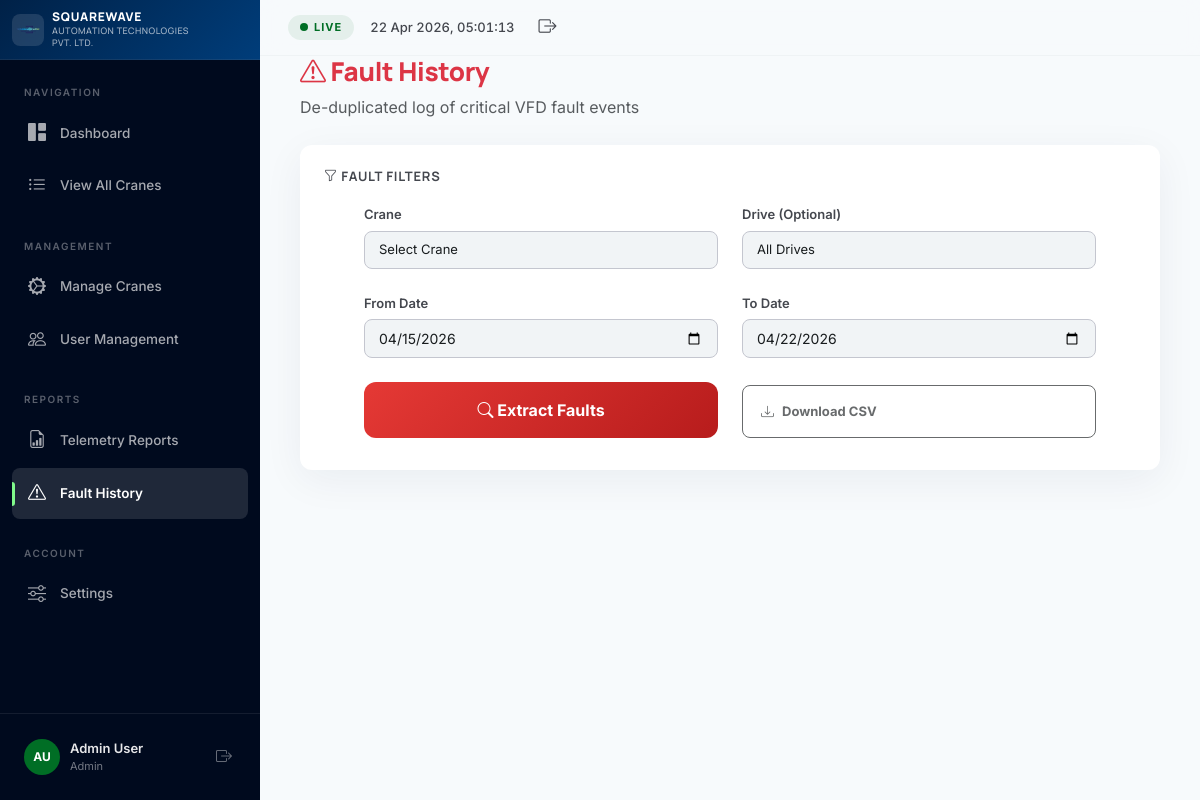
The page /fault_reports.php (signed in) on the database its author committed.
### tables this page shows
CREATE TABLE IF NOT EXISTS users (
    id INT AUTO_INCREMENT PRIMARY KEY,
    username VARCHAR(50) NOT NULL UNIQUE,
    email VARCHAR(100) DEFAULT NULL UNIQUE,
    password_hash VARCHAR(255) NOT NULL,
    display_name VARCHAR(100) DEFAULT 'New User',
    role ENUM('developer','admin','user') DEFAULT 'user',
    created_at DATETIME DEFAULT CURRENT_TIMESTAMP,
    updated_at DATETIME DEFAULT CURRENT_TIMESTAMP ON UPDATE CURRENT_TIMESTAMP
);

### includes/auth.php (called while the page is built, shortened)
<?php
function isLoggedIn() {
    return isset($_SESSION['user_id']) && !empty($_SESSION['user_id']);
}
function getCurrentUser() {
    static $user = null;
    if ($user !== null) return $user;
    try {
        $pdo = getDbConnection();
        $stmt = $pdo->prepare("SELECT id, username, email, display_name, role FROM users WHERE id = :id");
        $stmt->execute([':id' => $_SESSION['user_id']]);
        $user = $stmt->fetch();
        return $user;
    } catch (PDOException $e) {
        return null;
    }
}
?>

### fault_reports.php (the view, shortened to what this page needs)
<?php
require_once 'includes/auth.php';
$craneId = $_GET['crane_id'] ?? '';
$driveFilter = $_GET['drive'] ?? 'all';
$fromDate = $_GET['from'] ?? date('Y-m-d', strtotime('-7 days'));
$toDate = $_GET['to'] ?? date('Y-m-d');
$currentUserData = getCurrentUser();
$totalEvents = 0;
?>
<?php require_once 'includes/header.php'; ?>
<?php require_once 'includes/sidebar.php'; ?>
<div class="row mb-4 align-items-center">
    <div class="col">
        <h1 class="page-title text-danger">
            <i class="bi bi-exclamation-triangle"></i> Fault History
        </h1>
        <p class="text-muted mb-0">De-duplicated log of critical VFD fault events</p>
    </div>
</div>
<div class="row g-4 mb-4">
    <div class="col-12">
        <div class="data-card" id="fault-report-preview">
            <h3 class="card-title text-uppercase"><i class="bi bi-funnel"></i> Fault Filters</h3>
            <form method="GET" action="fault_reports.php" class="report-filter-form">
                <div class="row g-3 align-items-end">
                    <div class="col-md-6 mb-2">
                        <label class="settings-label" for="filter-crane">Crane</label>
                        <select class="form-select form-input-custom py-2" id="filter-crane" name="crane_id" required>
                            <option value="">Select Crane</option>
                        </select>
                    </div>
                    <div class="col-md-6 mb-2">
                        <label class="settings-label" for="filter-drive">Drive (Optional)</label>
                        <select class="form-select form-input-custom py-2" id="filter-drive" name="drive">
                            <option value="all" <?php echo $driveFilter==='all'?'selected':''; ?>>All Drives</option>
                        </select>
                    </div>
                    <div class="col-md-6 mb-2">
                        <label class="settings-label" for="filter-from">From Date</label>
                        <input type="date" class="form-control form-input-custom py-2" id="filter-from" name="from" value="<?php echo $fromDate; ?>">
                    </div>
                    <div class="col-md-6 mb-2">
                        <label class="settings-label" for="filter-to">To Date</label>
                        <input type="date" class="form-control form-input-custom py-2" id="filter-to" name="to" value="<?php echo $toDate; ?>">
                    </div>
                    <div class="col-md-6 mb-2">
                        <button type="submit" class="btn btn-danger w-100 py-3" style="font-weight: 700; border-radius:12px; border:none; background: linear-gradient(135deg, #e53935 0%, #b71c1c 100%); color:white;">
                            <i class="bi bi-search"></i> Extract Faults
                        </button>
                    </div>
                    <div class="col-md-6 mb-2">
                        <?php if ($craneId && $totalEvents > 0): ?>
                        <a href="fault_reports.php?crane_id=<?php echo urlencode($craneId); ?>&drive=<?php echo $driveFilter; ?>&from=<?php echo $fromDate; ?>&to=<?php echo $toDate; ?>&export=csv"
                           class="btn btn-success-gradient w-100 py-3" style="font-weight: 700;">
                            <i class="bi bi-download"></i> Download CSV
                        </a>
                        <?php else: ?>
                        <button class="btn btn-outline-action w-100 py-3" disabled style="font-weight: 700;">
                            <i class="bi bi-download"></i> Download CSV
                        </button>
                        <?php endif; ?>
                    </div>
                </div>
            </form>
        </div>
    </div>
</div>
<?php require_once 'includes/footer.php'; ?>

### includes/sidebar.php (shortened to what this page needs)
<aside class="sidebar" id="sidebar">
    <div class="sidebar-logo">
        <div class="logo-img-wrap">
            <img src="assets/logo.png" alt="SquareWave Logo" class="sidebar-logo-img">
        </div>
        <div class="logo-text">
            <span class="logo-brand">SQUAREWAVE</span>
            <span class="logo-sub">AUTOMATION TECHNOLOGIES PVT. LTD.</span>
        </div>
    </div>
    <nav class="sidebar-nav">
        <div class="nav-section-label">Navigation</div>
        <ul class="nav flex-column">
            <li class="nav-item">
                <a class="nav-link <?php echo basename($_SERVER['PHP_SELF']) === 'dashboard.php' ? 'active' : ''; ?>" href="dashboard.php" id="nav-dashboard">
                    <i class="bi bi-grid-1x2-fill"></i>
                    <span>Dashboard</span>
                </a>
            </li>
            <li class="nav-item">
                <a class="nav-link <?php echo basename($_SERVER['PHP_SELF']) === 'cranes.php' ? 'active' : ''; ?>" href="cranes.php" id="nav-cranes">
                    <i class="bi bi-list-ul"></i>
                    <span>View All Cranes</span>
                </a>
            </li>
        </ul>
        <?php $__sidebarUser = getCurrentUser(); ?>
        <?php if ($__sidebarUser && in_array($__sidebarUser['role'], ['developer', 'admin'])): ?>
        <div class="nav-section-label" style="margin-top:16px;">Management</div>
        <ul class="nav flex-column">
            <li class="nav-item">
                <a class="nav-link <?php echo basename($_SERVER['PHP_SELF']) === 'manage_cranes.php' ? 'active' : ''; ?>" href="manage_cranes.php" id="nav-manage">
                    <i class="bi bi-gear-wide-connected"></i>
                    <span>Manage Cranes</span>
                </a>
            </li>
            <li class="nav-item">
                <a class="nav-link <?php echo basename($_SERVER['PHP_SELF']) === 'admin_users.php' ? 'active' : ''; ?>" href="admin_users.php" id="nav-admin-users">
                    <i class="bi bi-people"></i>
                    <span>User Management</span>
                </a>
            </li>
        </ul>
        <?php endif; ?>
        <div class="nav-section-label" style="margin-top:16px;">Reports</div>
        <ul class="nav flex-column">
            <li class="nav-item">
                <a class="nav-link <?php echo basename($_SERVER['PHP_SELF']) === 'reports.php' ? 'active' : ''; ?>" href="reports.php" id="nav-reports">
                    <i class="bi bi-file-earmark-bar-graph"></i>
                    <span>Telemetry Reports</span>
                </a>
            </li>
            <li class="nav-item">
                <a class="nav-link <?php echo basename($_SERVER['PHP_SELF']) === 'fault_reports.php' ? 'active' : ''; ?>" href="fault_reports.php" id="nav-fault-reports">
                    <i class="bi bi-exclamation-triangle"></i>
                    <span>Fault History</span>
                </a>
            </li>
        </ul>
        <div class="nav-section-label" style="margin-top:16px;">Account</div>
        <ul class="nav flex-column">
            <li class="nav-item">
                <a class="nav-link <?php echo basename($_SERVER['PHP_SELF']) === 'settings.php' ? 'active' : ''; ?>" href="settings.php" id="nav-settings">
                    <i class="bi bi-sliders"></i>
                    <span>Settings</span>
                </a>
            </li>
        </ul>
    </nav>
    <div class="sidebar-footer">
        <?php $currentUser = getCurrentUser(); ?>
        <div class="sidebar-user">
            <div class="user-avatar">
                <span><?php echo $currentUser ? strtoupper(substr($currentUser['display_name'],0,1) . substr($currentUser['display_name'], strpos($currentUser['display_name'],' ')+1, 1)) : 'AU'; ?></span>
            </div>
            <div class="user-info">
                <span class="user-name"><?php echo htmlspecialchars($currentUser['display_name'] ?? 'Admin User'); ?></span>
                <span class="user-role"><?php echo ucfirst($currentUser['role'] ?? 'user'); ?></span>
            </div>
            <a href="logout.php" class="sidebar-logout-btn" title="Logout" id="btn-logout">
                <i class="bi bi-box-arrow-right"></i>
            </a>
        </div>
    </div>
</aside>
<main class="main-content" id="main-content">
    <div class="topbar">
        <div class="topbar-right">
            <div class="live-indicator" id="live-indicator">
                <span class="live-dot"></span>
                <span class="live-text">LIVE</span>
            </div>
            <span class="topbar-time" id="topbar-time"></span>
            <a href="logout.php" class="topbar-logout" title="Logout">
                <i class="bi bi-box-arrow-right"></i>
            </a>
        </div>
    </div>

### rows shown on the page
users: display_name "AU", display_name "Admin User", role "Admin"
